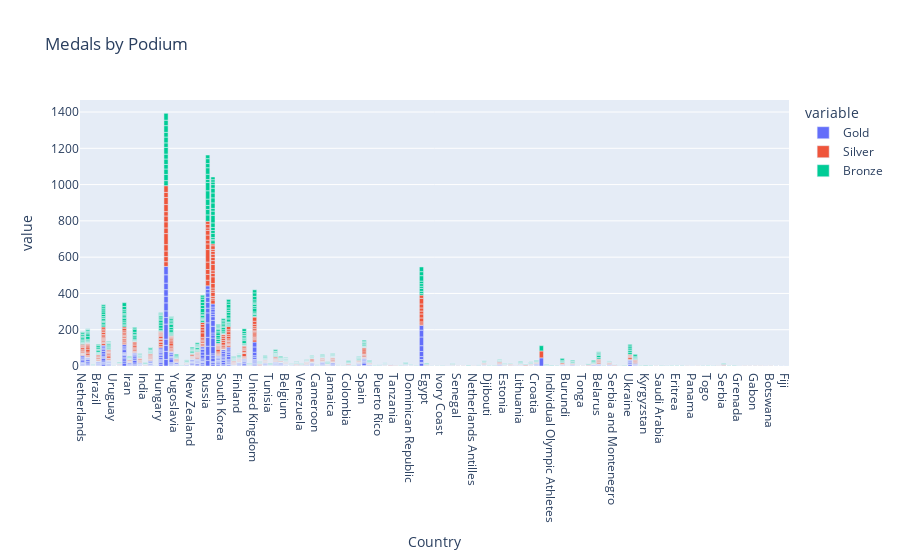

The cell this chart's notebook holds for it:
### Code cell
fig = px.bar(scaling_test_df, x="Country", y=["Gold", "Silver", "Bronze"], title="Medals by Podium")
fig.show()

### Figure 1 — Plotly figure (JSON) as saved in the notebook; plotly's stock layout.template omitted (floating-point values rounded to 4 significant figures; data arrays with more than 128 entries replaced by an {"elided": "..."} marker saying what was removed)
{"data": [{"alignmentgroup": "True", "hovertemplate": "variable=Gold<br>Country=%{x}<br>value=%{y}<extra></extra>", "legendgroup": "Gold", "marker": {"color": "#636efa"}, "name": "Gold", "offsetgroup": "Gold", "orientation": "v", "showlegend": true, "textposition": "auto", "type": "bar", "x": {"elided": "865 str values"}, "xaxis": "x", "y": {"elided": "865 int values"}, "yaxis": "y"}, {"alignmentgroup": "True", "hovertemplate": "variable=Silver<br>Country=%{x}<br>value=%{y}<extra></extra>", "legendgroup": "Silver", "marker": {"color": "#EF553B"}, "name": "Silver", "offsetgroup": "Silver", "orientation": "v", "showlegend": true, "textposition": "auto", "type": "bar", "x": {"elided": "865 str values"}, "xaxis": "x", "y": {"elided": "865 int values"}, "yaxis": "y"}, {"alignmentgroup": "True", "hovertemplate": "variable=Bronze<br>Country=%{x}<br>value=%{y}<extra></extra>", "legendgroup": "Bronze", "marker": {"color": "#00cc96"}, "name": "Bronze", "offsetgroup": "Bronze", "orientation": "v", "showlegend": true, "textposition": "auto", "type": "bar", "x": {"elided": "865 str values"}, "xaxis": "x", "y": {"elided": "865 int values"}, "yaxis": "y"}], "layout": {"barmode": "relative", "legend": {"title": {"text": "variable"}, "tracegroupgap": 0}, "title": {"text": "Medals by Podium"}, "xaxis": {"anchor": "y", "domain": [0, 1], "title": {"text": "Country"}}, "yaxis": {"anchor": "x", "domain": [0, 1], "title": {"text": "value"}}}}
